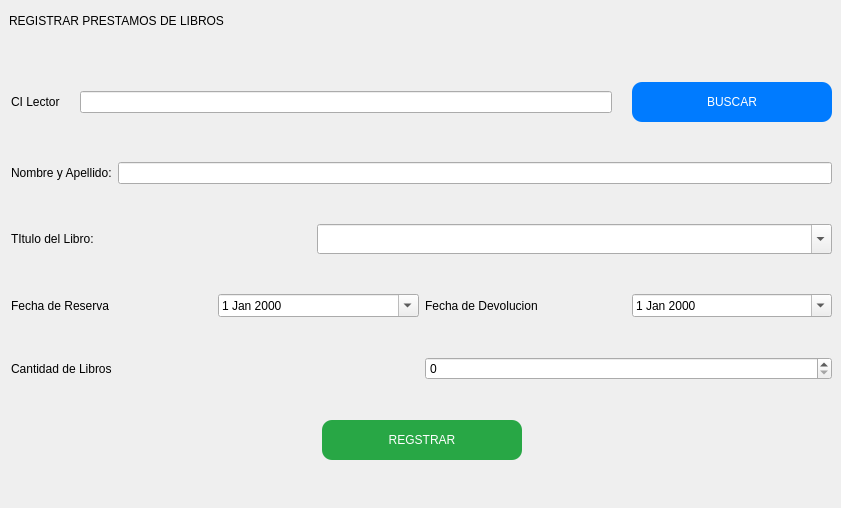
           <widget class="QWidget" name="Prestamos">
            <widget class="QLabel" name="label_28">
             <property name="geometry">
              <rect>
               <x>9</x>
               <y>9</y>
               <width>319</width>
               <height>23</height>
              </rect>
             </property>
             <property name="maximumSize">
              <size>
               <width>400</width>
               <height>30</height>
              </size>
             </property>
             <property name="text">
              <string>REGISTRAR PRESTAMOS DE LIBROS</string>
             </property>
            </widget>
            <widget class="QWidget" name="layoutWidget">
             <property name="geometry">
              <rect>
               <x>11</x>
               <y>48</y>
               <width>821</width>
               <height>451</height>
              </rect>
             </property>
             <layout class="QVBoxLayout" name="verticalLayout_8">
              <item>
               <layout class="QHBoxLayout" name="horizontalLayout_13">
                <property name="spacing">
                 <number>20</number>
                </property>
                <item>
                 <widget class="QLabel" name="label_48">
                  <property name="text">
                   <string>CI Lector</string>
                  </property>
                 </widget>
                </item>
                <item>
                 <layout class="QHBoxLayout" name="horizontalLayout_12">
                  <item>
                   <widget class="QLineEdit" name="lineEdit_30"/>
                  </item>
                  <item>
                   <widget class="QPushButton" name="pushButton_19">
                    <property name="minimumSize">
                     <size>
                      <width>200</width>
                      <height>40</height>
                     </size>
                    </property>
                    <property name="styleSheet">
                     <string notr="true">QPushButton {
    background-color: rgb(0, 123, 255); /* Azul */
    border-radius: 10px;
    color: white;
    font: 60 9pt &quot;Arial Black&quot;;
    padding: 5px 10px;
}

QPushButton:hover {
   background-color: rgb(51, 153, 255); /* Azul más claro */
    color: white;
}</string>
                    </property>
                    <property name="text">
                     <string>BUSCAR</string>
                    </property>
                   </widget>
                  </item>
                 </layout>
                </item>
               </layout>
              </item>
              <item>
               <layout class="QHBoxLayout" name="horizontalLayout_14">
                <item>
                 <widget class="QLabel" name="label_49">
                  <property name="text">
                   <string>Nombre y Apellido:</string>
                  </property>
                 </widget>
                </item>
                <item>
                 <widget class="QLineEdit" name="lineEdit_31"/>
                </item>
               </layout>
              </item>
              <item>
               <layout class="QHBoxLayout" name="horizontalLayout_15">
                <item>
                 <widget class="QLabel" name="label_50">
                  <property name="maximumSize">
                   <size>
                    <width>300</width>
                    <height>50</height>
                   </size>
                  </property>
                  <property name="text">
                   <string>TItulo del Libro:</string>
                  </property>
                 </widget>
                </item>
                <item>
                 <widget class="QComboBox" name="comboBox_3">
                  <property name="maximumSize">
                   <size>
                    <width>600</width>
                    <height>30</height>
                   </size>
                  </property>
                  <property name="editable">
                   <bool>true</bool>
                  </property>
                 </widget>
                </item>
               </layout>
              </item>
              <item>
               <layout class="QHBoxLayout" name="horizontalLayout_21">
                <item>
                 <layout class="QHBoxLayout" name="horizontalLayout_16">
                  <item>
                   <widget class="QLabel" name="label_51">
                    <property name="text">
                     <string>Fecha de Reserva</string>
                    </property>
                   </widget>
                  </item>
                  <item>
                   <widget class="QDateEdit" name="dateEdit_9">
                    <property name="calendarPopup">
                     <bool>true</bool>
                    </property>
                    <property name="timeSpec">
                     <enum>Qt::LocalTime</enum>
                    </property>
                   </widget>
                  </item>
                 </layout>
                </item>
                <item>
                 <layout class="QHBoxLayout" name="horizontalLayout_17">
                  <item>
                   <widget class="QLabel" name="label_52">
                    <property name="text">
                     <string>Fecha de Devolucion</string>
                    </property>
                   </widget>
                  </item>
                  <item>
                   <widget class="QDateEdit" name="dateEdit_10">
                    <property name="calendarPopup">
                     <bool>true</bool>
                    </property>
                   </widget>
                  </item>
                 </layout>
                </item>
               </layout>
              </item>
              <item>
               <layout class="QGridLayout" name="gridLayout_5">
                <item row="0" column="0">
                 <widget class="QLabel" name="label_53">
                  <property name="text">
                   <string>Cantidad de Libros</string>
                  </property>
                 </widget>
                </item>
                <item row="0" column="1">
                 <widget class="QSpinBox" name="spinBox_5"/>
                </item>
               </layout>
              </item>
              <item>
               <layout class="QHBoxLayout" name="horizontalLayout_20">
                <item>
                 <spacer name="horizontalSpacer_10">
                  <property name="orientation">
                   <enum>Qt::Horizontal</enum>
                  </property>
                  <property name="sizeHint" stdset="0">
                   <size>
                    <width>198</width>
                    <height>20</height>
                   </size>
                  </property>
                 </spacer>
                </item>
                <item>
                 <widget class="QPushButton" name="btn_reg_prestamos">
                  <property name="minimumSize">
                   <size>
                    <width>200</width>
                    <height>40</height>
                   </size>
                  </property>
                  <property name="styleSheet">
                   <string notr="true">QPushButton {
    background-color: rgb(40, 167, 69); /* Verde */
    border-radius: 10px;
    color: white;
    font: 60 9pt &quot;Arial Black&quot;;
    padding: 5px 10px;
}

QPushButton:hover {
    background-color: rgb(72, 201, 91); /* Verde más claro */
    color: white;
}</string>
                  </property>
                  <property name="text">
                   <string>REGSTRAR</string>
                  </property>
                 </widget>
                </item>
                <item>
                 <spacer name="horizontalSpacer_11">
                  <property name="orientation">
                   <enum>Qt::Horizontal</enum>
                  </property>
                  <property name="sizeHint" stdset="0">
                   <size>
                    <width>198</width>
                    <height>20</height>
                   </size>
                  </property>
                 </spacer>
                </item>
               </layout>
              </item>
             </layout>
            </widget>
           </widget>
